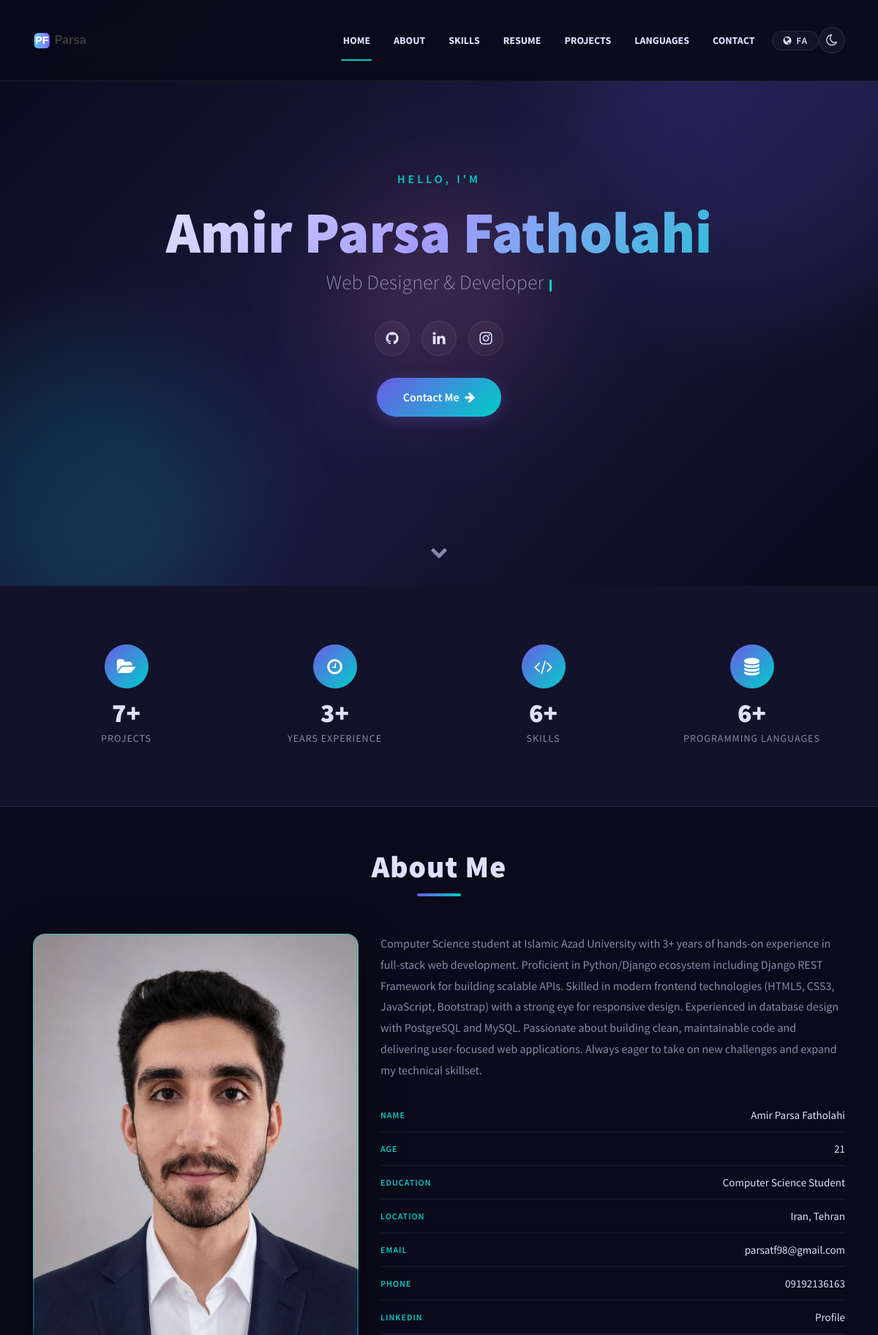
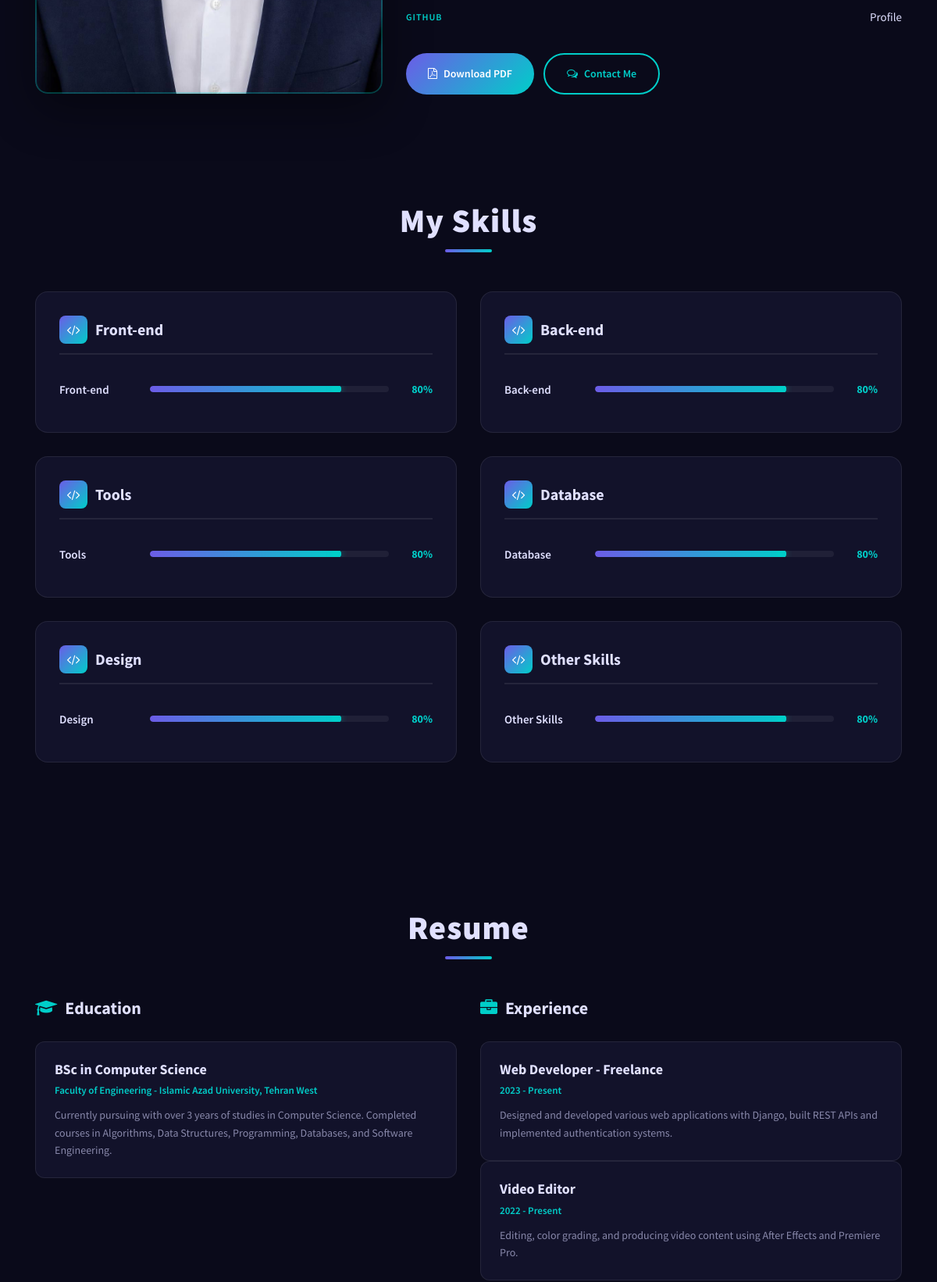
The page / (upper part) on the database its author committed (2 pictures, top to bottom).
### website/models.py (models this page shows, shortened)
class Profile(models.Model):
    name = models.CharField(max_length=255)
    title = models.CharField(max_length=255)
    title_fa = models.CharField(max_length=255, blank=True, default='')
    bio = models.TextField()
    bio_fa = models.TextField(blank=True, default='')
    age = models.PositiveIntegerField()
    location = models.CharField(max_length=255)
    email = models.EmailField()
    phone = models.CharField(max_length=20)
    linkedin = models.URLField(blank=True)
    github = models.URLField(blank=True)
    instagram = models.URLField(blank=True)
    photo = models.ImageField(upload_to='profile/', blank=True)
    cv_file = models.FileField(upload_to='cv/', blank=True)

class SkillCategory(models.Model):
    name = models.CharField(max_length=100)
    name_fa = models.CharField(max_length=100, blank=True, default='')
    class Meta:
        verbose_name_plural = 'Skill Categories'

class Skill(models.Model):
    category = models.ForeignKey(SkillCategory, on_delete=models.CASCADE, related_name='skills')
    name = models.CharField(max_length=100)
    name_fa = models.CharField(max_length=100, blank=True, default='')
    description = models.TextField()
    description_fa = models.TextField(blank=True, default='')

class Education(models.Model):
    title = models.CharField(max_length=255)
    title_fa = models.CharField(max_length=255, blank=True, default='')
    institution = models.CharField(max_length=255)
    institution_fa = models.CharField(max_length=255, blank=True, default='')
    period = models.CharField(max_length=100)
    description = models.TextField()
    description_fa = models.TextField(blank=True, default='')
    order = models.PositiveIntegerField(default=0)
    class Meta:
        ordering = ['order']

class Experience(models.Model):
    title = models.CharField(max_length=255)
    title_fa = models.CharField(max_length=255, blank=True, default='')
    period = models.CharField(max_length=100)
    description = models.TextField()
    description_fa = models.TextField(blank=True, default='')
    order = models.PositiveIntegerField(default=0)
    class Meta:
        ordering = ['order']

### website/views.py (the view)
# urls.py: path('', views.index_view, name='index'),
def index_view(request):
    lang = request.COOKIES.get('lang', 'en')
    t = TRANSLATIONS.get(lang, TRANSLATIONS['en'])
    profile = Profile.objects.first()
    skill_categories = SkillCategory.objects.all()
    education_items = Education.objects.all()
    experience_items = Experience.objects.all()
    project_categories = ProjectCategory.objects.all()
    projects = Project.objects.all()
    programming_languages = ProgrammingLanguage.objects.all()
    language_certificates = LanguageCertificate.objects.all()
    context = {
        't': t,
        'lang': lang,
        'profile': localize_profile(profile, lang),
        'skill_categories': localize_categories(skill_categories, lang),
        'education_items': localize_education(education_items, lang),
        'experience_items': localize_experience(experience_items, lang),
        'project_categories': localize_project_categories(project_categories, lang),
        'projects': localize_projects(projects, lang),
        'programming_languages': localize_programming_languages(programming_languages, lang),
        'language_certificates': localize_certificates(language_certificates, lang),
        'stat_projects': projects.count(),
        'stat_skills': Skill.objects.count(),
        'stat_langs': programming_languages.count(),
        'stat_experience': 3,
    }
    return render(request, 'website/index.html', context)

### templates/website/index.html (shortened to what this page needs)
{% extends 'base.html' %}
{% load static %}
{% load custom_filters %}
{% block content %}
<header id="header-wrap">
  <nav class="navbar navbar-expand-lg fixed-top scrolling-navbar indigo">
    <div class="container">
      <div class="navbar-header">
        <a href="{% url 'website:index' %}" class="navbar-brand">
          <img src="{% static 'resources/images/logo.svg' %}" alt="{{ profile.name|default:'Amir Parsa Fatholahi' }}" height="35">
        </a>
      </div>
      <div class="collapse navbar-collapse" id="main-navbar">
        <ul class="onepage-nev navbar-nav ml-auto w-100 justify-content-end clearfix">
          <li class="nav-item active"><a class="nav-link" href="#hero-area">{{ t.nav_home }}</a></li>
          <li class="nav-item"><a class="nav-link" href="#about">{{ t.nav_about }}</a></li>
          <li class="nav-item"><a class="nav-link" href="#skills">{{ t.nav_skills }}</a></li>
          <li class="nav-item"><a class="nav-link" href="#resume">{{ t.nav_resume }}</a></li>
          <li class="nav-item"><a class="nav-link" href="#projects">{{ t.nav_projects }}</a></li>
          <li class="nav-item"><a class="nav-link" href="#languages">{{ t.nav_languages }}</a></li>
          <li class="nav-item"><a class="nav-link" href="#contact">{{ t.nav_contact }}</a></li>
          <li class="nav-item d-flex align-items-center">
            <a href="{% if lang == 'en' %}{% url 'website:set_language' 'fa' %}{% else %}{% url 'website:set_language' 'en' %}{% endif %}" class="lang-toggle-btn ml-2">
              <i class="fa fa-globe"></i> {% if lang == 'en' %}FA{% else %}EN{% endif %}
            </a>
          </li>
          <li class="nav-item d-flex align-items-center">
            <button id="theme-toggle" class="theme-toggle-btn" title="Toggle Dark Mode" style="background:var(--glass);border:1px solid var(--glass-border);color:var(--text-primary);border-radius:50%;width:36px;height:36px;display:flex;align-items:center;justify-content:center;cursor:pointer;">
              <i class="fa fa-moon-o"></i>
            </button>
          </li>
        </ul>
      </div>
    </div>
  </nav>
  <div id="hero-area">
    <div class="hero-orb hero-orb-1"></div>
    <div class="hero-orb hero-orb-2"></div>
    <div class="hero-orb hero-orb-3"></div>
    <div class="hero-particles">
    </div>
    <div class="container">
      <div class="row">
        <div class="col-md-12 col-sm-12">
          <div class="hero-content">
            <p class="hero-subtitle wow fadeInDown" data-wow-delay="0.2s">{{ t.hero_hello }}</p>
            <h1 class="hero-name wow fadeInUp" data-wow-delay="0.4s">{{ profile.name|default:"Amir Parsa Fatholahi" }}</h1>
            <div class="hero-typed-wrap wow fadeInUp" data-wow-delay="0.6s">
              <span class="hero-role">{{ profile.title|default:t.hero_title }}</span>
              <span class="typed-cursor"></span>
            </div>
            <ul class="hero-social wow fadeInUp" data-wow-delay="0.8s">
              {% if profile.github %}
              <li><a href="{{ profile.github }}" target="_blank" title="GitHub" class="social-github"><i class="fa fa-github"></i></a></li>
              {% endif %}
              {% if profile.linkedin %}
              <li><a href="{{ profile.linkedin }}" target="_blank" title="LinkedIn" class="social-linkedin"><i class="fa fa-linkedin"></i></a></li>
              {% endif %}
              {% if profile.instagram %}
              <li><a href="{{ profile.instagram }}" target="_blank" title="Instagram" class="social-instagram"><i class="fa fa-instagram"></i></a></li>
              {% endif %}
            </ul>
            <div class="wow fadeInUp" data-wow-delay="1s">
              <a href="#contact" class="hero-cta">{{ t.hero_cta }} <i class="fa fa-arrow-right"></i></a>
            </div>
          </div>
        </div>
      </div>
    </div>
    <div class="scroll-indicator">
      <a href="#stats"><i class="fa fa-chevron-down"></i></a>
    </div>
  </div>
</header>
<section id="stats" class="stats-section">
  <div class="container">
    <div class="row">
      <div class="col-md-3 col-sm-6">
        <div class="stat-item wow fadeInUp" data-wow-delay="0.1s">
          <div class="stat-icon"><i class="fa fa-folder-open"></i></div>
          <div class="stat-number" data-count="{{ stat_projects }}">{{ stat_projects }}+</div>
          <div class="stat-label">{{ t.stat_projects }}</div>
        </div>
      </div>
      <div class="col-md-3 col-sm-6">
        <div class="stat-item wow fadeInUp" data-wow-delay="0.2s">
          <div class="stat-icon"><i class="fa fa-clock-o"></i></div>
          <div class="stat-number" data-count="{{ stat_experience }}">{{ stat_experience }}+</div>
          <div class="stat-label">{{ t.stat_experience }}</div>
        </div>
      </div>
      <div class="col-md-3 col-sm-6">
        <div class="stat-item wow fadeInUp" data-wow-delay="0.3s">
          <div class="stat-icon"><i class="fa fa-code"></i></div>
          <div class="stat-number" data-count="{{ stat_skills }}">{{ stat_skills }}+</div>
          <div class="stat-label">{{ t.stat_skills }}</div>
        </div>
      </div>
      <div class="col-md-3 col-sm-6">
        <div class="stat-item wow fadeInUp" data-wow-delay="0.4s">
          <div class="stat-icon"><i class="fa fa-database"></i></div>
          <div class="stat-number" data-count="{{ stat_langs }}">{{ stat_langs }}+</div>
          <div class="stat-label">{{ t.lang_title }}</div>
        </div>
      </div>
    </div>
  </div>
</section>
<section id="about" class="about-section section-padding">
  <div class="container">
    <h2 class="section-title wow fadeInDown" data-wow-delay="0.2s">{{ t.about_title }}</h2>
    <div class="row align-items-center">
      <div class="col-lg-5 col-md-6 col-sm-12">
        <div class="about-img-wrap wow fadeInLeft" data-wow-delay="0.3s">
          {% if profile.photo %}
          <img class="img-fluid" src="{{ profile.photo.url }}" alt="{{ profile.name }}">
          {% else %}
          <img class="img-fluid" src="{% static 'img/about/ME.png' %}" alt="{{ profile.name }}">
          {% endif %}
        </div>
      </div>
      <div class="col-lg-7 col-md-6 col-sm-12">
        <div class="about-content wow fadeInRight" data-wow-delay="0.3s">
          <p>{{ profile.bio|default:"Computer Science student with a passion for web design and development. Experienced with modern frontend and backend technologies, always eager to learn new topics." }}</p>
          <ul class="about-info-list">
            <li><span class="info-label">{{ t.about_name }}</span> <span class="info-value">{{ profile.name|default:"Amir Parsa Fatholahi" }}</span></li>
            <li><span class="info-label">{{ t.about_age }}</span> <span class="info-value">{{ profile.age|default:"21" }}</span></li>
            <li><span class="info-label">{{ t.about_education }}</span> <span class="info-value">{% if lang == 'fa' %}دانشجوی علوم کامپیوتر{% else %}Computer Science Student{% endif %}</span></li>
            <li><span class="info-label">{{ t.about_location }}</span> <span class="info-value">{{ profile.location|default:"Iran, Tehran" }}</span></li>
            <li>
              <span class="info-label">{{ t.about_email }}</span>
              <span class="info-value"><a href="mailto:{{ profile.email }}">{{ profile.email|default:"parsatf98@gmail.com" }}</a></span>
            </li>
            <li>
              <span class="info-label">{{ t.about_phone }}</span>
              <span class="info-value"><a href="tel:{{ profile.phone }}">{{ profile.phone|default:"09192136163" }}</a></span>
            </li>
            {% if profile.linkedin %}
            <li>
              <span class="info-label">LinkedIn</span>
              <span class="info-value"><a href="{{ profile.linkedin }}" target="_blank">Profile</a></span>
            </li>
            {% endif %}
            {% if profile.github %}
            <li>
              <span class="info-label">GitHub</span>
              <span class="info-value"><a href="{{ profile.github }}" target="_blank">Profile</a></span>
            </li>
            {% endif %}
          </ul>
          <div class="about-buttons">
            <a href="{% url 'website:download_cv' %}" class="btn-gradient"><i class="fa fa-file-pdf-o"></i> {{ t.about_pdf }}</a>
            <a href="#contact" class="btn-outline"><i class="fa fa-comments-o"></i> {{ t.hero_cta }}</a>
          </div>
        </div>
      </div>
    </div>
  </div>
</section>
<section id="skills" class="skills-section">
  <div class="container">
    <h2 class="section-title wow fadeInDown" data-wow-delay="0.2s">{{ t.skills_title }}</h2>
    <div class="row">
      {% for category in skill_categories %}
      <div class="col-lg-6 col-md-6 col-sm-12 wow fadeInUp" data-wow-delay="{{ forloop.counter0|add:1 }}00ms">
        <div class="skill-category-card">
          <h3>
            <span class="cat-icon"><i class="fa fa-code"></i></span>
            {{ category.name }}
          </h3>
          {% for skill in category.skills %}
          <div class="skill-item">
            <span class="skill-name">{{ skill.name }}</span>
            <div class="skill-bar-wrap">
              <div class="skill-bar-fill" style="width: {{ skill.percentage|default:'80' }}%;"></div>
            </div>
            <span class="skill-percent">{{ skill.percentage|default:"80" }}%</span>
          </div>
          {% endfor %}
        </div>
      </div>
      {% endfor %}
    </div>
  </div>
</section>
<section id="resume" class="resume-section">
  <div class="container">
    <h2 class="section-title wow fadeInDown" data-wow-delay="0.2s">{{ t.nav_resume }}</h2>
    <div class="row">
      <div class="col-md-6">
        <div class="resume-section-title wow fadeInLeft" data-wow-delay="0.3s">
          <i class="fa fa-graduation-cap"></i> {{ t.resume_education }}
        </div>
        {% for edu in education_items %}
        <div class="timeline-card wow fadeInLeft" data-wow-delay="{{ forloop.counter0|add:1 }}00ms" style="margin-bottom: 20px;">
          <h3>{{ edu.title }}</h3>
          <div class="timeline-date">{{ edu.institution }}</div>
          <p>{{ edu.description }}</p>
        </div>
        {% endfor %}
      </div>
      <div class="col-md-6">
        <div class="resume-section-title wow fadeInRight" data-wow-delay="0.3s">
          <i class="fa fa-briefcase"></i> {{ t.resume_experience }}
        </div>
        {% for exp in experience_items %}
        <div class="timeline-card wow fadeInRight" data-wow-delay="{{ forloop.counter0|add:1 }}00ms" style="margin-bottom: 20px;">
          <h3>{{ exp.title }}</h3>
          <div class="timeline-date">{{ exp.period }}</div>
          <p>{{ exp.description }}</p>
        </div>
        {% endfor %}
      </div>
    </div>
  </div>
</section>
{% endblock %}

### templates/base.html (shortened to what this page needs)
{% load static %}
<!DOCTYPE html>
<html lang="{{ lang|default:'en' }}" {% if lang == 'fa' %}dir="rtl"{% endif %}>
  <head>
    <link rel="stylesheet" type="text/css" href="{% static 'css/bootstrap.min.css' %}">
    <link rel="stylesheet" type="text/css" href="{% static 'fonts/font-awesome.min.css' %}">
    <link rel="stylesheet" type="text/css" href="{% static 'fonts/simple-line-icons.css' %}">
    <link rel="stylesheet" type="text/css" href="{% static 'css/slicknav.css' %}">
    <link rel="stylesheet" type="text/css" href="{% static 'css/menu_sideslide.css' %}">
    <link rel="stylesheet" type="text/css" href="{% static 'css/slide-style.css' %}">
    <link rel="stylesheet" type="text/css" href="{% static 'css/nivo-lightbox.css' %}">
    <link rel="stylesheet" type="text/css" href="{% static 'css/animate.css' %}">
    <link rel="stylesheet" type="text/css" href="{% static 'css/main.css' %}">
    <link rel="stylesheet" type="text/css" href="{% static 'css/responsive.css' %}">
  </head>
  <body>
    {% block content %}{% endblock %}
  </body>
</html>

### rows shown on the page
Profile: name "Amir Parsa Fatholahi", title "Web Designer & Developer", bio "Computer Science student at Islamic Azad University with 3+ years of hands-on experience in full-stack web development. Proficient in Python/Django ecosystem including Django REST Framework for building scalable APIs. Skilled in modern frontend technologies (HTML5, CSS3, JavaScript, Bootstrap) with a strong eye for responsive design. Experienced in database design with PostgreSQL and MySQL. Passionate about building clean, maintainable code and delivering user-focused web applications. Always eager to take on new challenges and expand my technical skillset.", location "Iran, Tehran", email "parsatf98@gmail.com", phone "09192136163"
SkillCategory: name "Front-end"
Skill: name "Front-end"
SkillCategory: name "Back-end"
Skill: name "Back-end"
SkillCategory: name "Tools"
Skill: name "Tools"
SkillCategory: name "Database"
Skill: name "Database"
SkillCategory: name "Design"
Skill: name "Design"
SkillCategory: name "Other Skills"
Skill: name "Other Skills"
Education: title "BSc in Computer Science", institution "Faculty of Engineering - Islamic Azad University, Tehran West", description "Currently pursuing with over 3 years of studies in Computer Science. Completed courses in Algorithms, Data Structures, Programming, Databases, and Software Engineering."
Experience: title "Web Developer - Freelance", period "2023 - Present", description "Designed and developed various web applications with Django, built REST APIs and implemented authentication systems."
Experience: title "Video Editor", period "2022 - Present", description "Editing, color grading, and producing video content using After Effects and Premiere Pro."

### other values the page prints
{{ t.nav_home }} "HOME"
{{ t.nav_about }} "ABOUT"
{{ t.nav_skills }} "SKILLS"
{{ t.nav_resume }} "RESUME"
{{ t.nav_projects }} "PROJECTS"
{{ t.nav_languages }} "LANGUAGES"
{{ t.nav_contact }} "CONTACT"
{{ t.hero_hello }} "HELLO, I'M"
{{ t.hero_cta }} "Contact Me"
{{ stat_projects }} "7"
{{ t.stat_projects }} "PROJECTS"
{{ stat_experience }} "3"
{{ t.stat_experience }} "YEARS EXPERIENCE"
{{ stat_skills }} "6"
{{ t.stat_skills }} "SKILLS"
